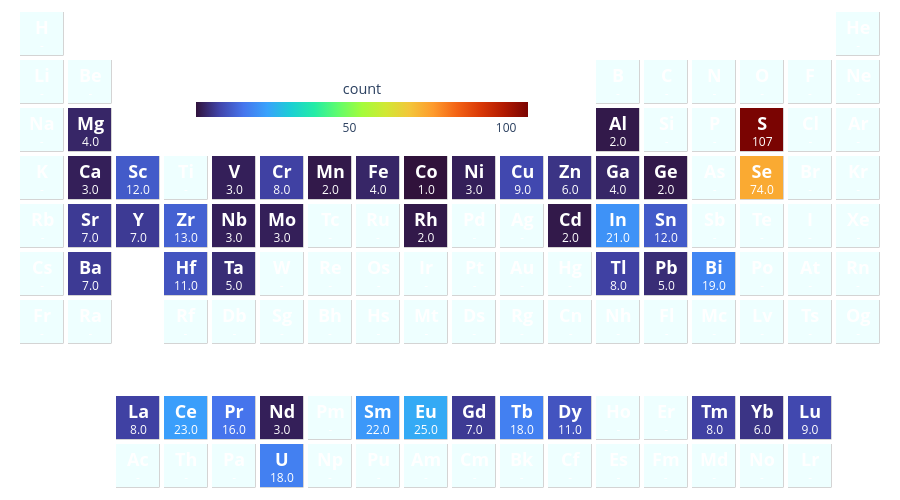

Notebook code cell kept with this figure:
### Markdown cell above
d. Elemental distribution of the predicted perovskite phases with a $\tau* < 0.496$

### Code cell
from chalcogenide_perovskite_screening.config import PROCESSED_DATA_DIR
from chalcogenide_perovskite_screening.plots import graph_periodic_table

df_candidates = pd.read_csv(PROCESSED_DATA_DIR / "stable_compositions.csv")

df_candidates.rename(columns={'Unnamed: 0': 'material'}, inplace=True)

graph_periodic_table(df_candidates.material.tolist())

### Figure 1 — Plotly figure (JSON) as saved in the notebook; plotly's stock layout.template omitted (floating-point values rounded to 4 significant figures; data arrays with more than 128 entries replaced by an {"elided": "..."} marker saying what was removed)
{"data": [{"colorbar": {"len": 0.4, "lenmode": "fraction", "orientation": "h", "thickness": 15, "tickformat": ".1~s", "title": {"font": {"size": 14.4}, "side": "top", "text": "count"}, "x": 0.4, "y": 0.72}, "colorscale": [[0.0, "darkgray"], [1.0, "darkgray"]], "hoverinfo": "none", "showscale": false, "type": "heatmap", "xgap": 4.5, "ygap": 4.5, "z": {"elided": "10x18 float values"}}, {"colorbar": {"len": 0.4, "lenmode": "fraction", "orientation": "h", "thickness": 15, "tickformat": ".1~s", "title": {"font": {"size": 14.4}, "side": "top", "text": "count"}, "x": 0.4, "y": 0.72}, "colorscale": [[0.0, "#eff"], [1.0, "#eff"]], "hoverinfo": "none", "showscale": false, "type": "heatmap", "xgap": 5, "ygap": 5, "z": {"elided": "10x18 float values"}}, {"colorbar": {"len": 0.4, "lenmode": "fraction", "orientation": "h", "thickness": 15, "tickformat": ".1~s", "title": {"font": {"size": 14.4}, "side": "top", "text": "count"}, "x": 0.4, "y": 0.72}, "colorscale": [[0.0, "#30123b"], [0.07143, "#4145ab"], [0.1429, "#4675ed"], [0.2143, "#39a2fc"], [0.2857, "#1bcfd4"], [0.3571, "#24eca6"], [0.4286, "#61fc6c"], [0.5, "#a4fc3b"], [0.5714, "#d1e834"], [0.6429, "#f3c63a"], [0.7143, "#fe9b2d"], [0.7857, "#f36315"], [0.8571, "#d93806"], [0.9286, "#b11901"], [1.0, "#7a0402"]], "hoverinfo": "text", "reversescale": false, "showscale": true, "text": {"elided": "10x18 str values"}, "type": "heatmap", "xgap": 5, "ygap": 5, "z": {"elided": "10x18 float values"}, "zauto": false, "zmax": 107.0, "zmin": 1.0}], "layout": {"annotations": [{"font": {"color": "#FFFFFF"}, "showarrow": false, "text": "", "x": 0, "xref": "x", "y": 0, "yref": "y"}, {"font": {"color": "#FFFFFF"}, "showarrow": false, "text": "", "x": 1, "xref": "x", "y": 0, "yref": "y"}, {"font": {"color": "#FFFFFF"}, "showarrow": false, "text": "<span style='font-weight: bold; font-size: 18.0;'>Ac</span><br>-", "x": 2, "xref": "x", "y": 0, "yref": "y"}, {"font": {"color": "#FFFFFF"}, "showarrow": false, "text": "<span style='font-weight: bold; font-size: 18.0;'>Th</span><br>-", "x": 3, "xref": "x", "y": 0, "yref": "y"}, {"font": {"color": "#FFFFFF"}, "showarrow": false, "text": "<span style='font-weight: bold; font-size: 18.0;'>Pa</span><br>-", "x": 4, "xref": "x", "y": 0, "yref": "y"}, {"font": {"color": "#FFFFFF"}, "showarrow": false, "text": "<span style='font-weight: bold; font-size: 18.0;'>U</span><br>18.0", "x": 5, "xref": "x", "y": 0, "yref": "y"}, {"font": {"color": "#FFFFFF"}, "showarrow": false, "text": "<span style='font-weight: bold; font-size: 18.0;'>Np</span><br>-", "x": 6, "xref": "x", "y": 0, "yref": "y"}, {"font": {"color": "#FFFFFF"}, "showarrow": false, "text": "<span style='font-weight: bold; font-size: 18.0;'>Pu</span><br>-", "x": 7, "xref": "x", "y": 0, "yref": "y"}, {"font": {"color": "#FFFFFF"}, "showarrow": false, "text": "<span style='font-weight: bold; font-size: 18.0;'>Am</span><br>-", "x": 8, "xref": "x", "y": 0, "yref": "y"}, {"font": {"color": "#FFFFFF"}, "showarrow": false, "text": "<span style='font-weight: bold; font-size: 18.0;'>Cm</span><br>-", "x": 9, "xref": "x", "y": 0, "yref": "y"}, {"font": {"color": "#FFFFFF"}, "showarrow": false, "text": "<span style='font-weight: bold; font-size: 18.0;'>Bk</span><br>-", "x": 10, "xref": "x", "y": 0, "yref": "y"}, {"font": {"color": "#FFFFFF"}, "showarrow": false, "text": "<span style='font-weight: bold; font-size: 18.0;'>Cf</span><br>-", "x": 11, "xref": "x", "y": 0, "yref": "y"}, {"font": {"color": "#FFFFFF"}, "showarrow": false, "text": "<span style='font-weight: bold; font-size: 18.0;'>Es</span><br>-", "x": 12, "xref": "x", "y": 0, "yref": "y"}, {"font": {"color": "#FFFFFF"}, "showarrow": false, "text": "<span style='font-weight: bold; font-size: 18.0;'>Fm</span><br>-", "x": 13, "xref": "x", "y": 0, "yref": "y"}, {"font": {"color": "#FFFFFF"}, "showarrow": false, "text": "<span style='font-weight: bold; font-size: 18.0;'>Md</span><br>-", "x": 14, "xref": "x", "y": 0, "yref": "y"}, {"font": {"color": "#FFFFFF"}, "showarrow": false, "text": "<span style='font-weight: bold; font-size: 18.0;'>No</span><br>-", "x": 15, "xref": "x", "y": 0, "yref": "y"}, {"font": {"color": "#FFFFFF"}, "showarrow": false, "text": "<span style='font-weight: bold; font-size: 18.0;'>Lr</span><br>-", "x": 16, "xref": "x", "y": 0, "yref": "y"}, {"font": {"color": "#FFFFFF"}, "showarrow": false, "text": "", "x": 17, "xref": "x", "y": 0, "yref": "y"}, {"font": {"color": "#FFFFFF"}, "showarrow": false, "text": "", "x": 0, "xref": "x", "y": 1, "yref": "y"}, {"font": {"color": "#FFFFFF"}, "showarrow": false, "text": "", "x": 1, "xref": "x", "y": 1, "yref": "y"}, {"font": {"color": "#FFFFFF"}, "showarrow": false, "text": "<span style='font-weight: bold; font-size: 18.0;'>La</span><br>8.0", "x": 2, "xref": "x", "y": 1, "yref": "y"}, {"font": {"color": "#FFFFFF"}, "showarrow": false, "text": "<span style='font-weight: bold; font-size: 18.0;'>Ce</span><br>23.0", "x": 3, "xref": "x", "y": 1, "yref": "y"}, {"font": {"color": "#FFFFFF"}, "showarrow": false, "text": "<span style='font-weight: bold; font-size: 18.0;'>Pr</span><br>16.0", "x": 4, "xref": "x", "y": 1, "yref": "y"}, {"font": {"color": "#FFFFFF"}, "showarrow": false, "text": "<span style='font-weight: bold; font-size: 18.0;'>Nd</span><br>3.0", "x": 5, "xref": "x", "y": 1, "yref": "y"}, {"font": {"color": "#FFFFFF"}, "showarrow": false, "text": "<span style='font-weight: bold; font-size: 18.0;'>Pm</span><br>-", "x": 6, "xref": "x", "y": 1, "yref": "y"}, {"font": {"color": "#FFFFFF"}, "showarrow": false, "text": "<span style='font-weight: bold; font-size: 18.0;'>Sm</span><br>22.0", "x": 7, "xref": "x", "y": 1, "yref": "y"}, {"font": {"color": "#FFFFFF"}, "showarrow": false, "text": "<span style='font-weight: bold; font-size: 18.0;'>Eu</span><br>25.0", "x": 8, "xref": "x", "y": 1, "yref": "y"}, {"font": {"color": "#FFFFFF"}, "showarrow": false, "text": "<span style='font-weight: bold; font-size: 18.0;'>Gd</span><br>7.0", "x": 9, "xref": "x", "y": 1, "yref": "y"}, {"font": {"color": "#FFFFFF"}, "showarrow": false, "text": "<span style='font-weight: bold; font-size: 18.0;'>Tb</span><br>18.0", "x": 10, "xref": "x", "y": 1, "yref": "y"}, {"font": {"color": "#FFFFFF"}, "showarrow": false, "text": "<span style='font-weight: bold; font-size: 18.0;'>Dy</span><br>11.0", "x": 11, "xref": "x", "y": 1, "yref": "y"}, {"font": {"color": "#FFFFFF"}, "showarrow": false, "text": "<span style='font-weight: bold; font-size: 18.0;'>Ho</span><br>-", "x": 12, "xref": "x", "y": 1, "yref": "y"}, {"font": {"color": "#FFFFFF"}, "showarrow": false, "text": "<span style='font-weight: bold; font-size: 18.0;'>Er</span><br>-", "x": 13, "xref": "x", "y": 1, "yref": "y"}, {"font": {"color": "#FFFFFF"}, "showarrow": false, "text": "<span style='font-weight: bold; font-size: 18.0;'>Tm</span><br>8.0", "x": 14, "xref": "x", "y": 1, "yref": "y"}, {"font": {"color": "#FFFFFF"}, "showarrow": false, "text": "<span style='font-weight: bold; font-size: 18.0;'>Yb</span><br>6.0", "x": 15, "xref": "x", "y": 1, "yref": "y"}, {"font": {"color": "#FFFFFF"}, "showarrow": false, "text": "<span style='font-weight: bold; font-size: 18.0;'>Lu</span><br>9.0", "x": 16, "xref": "x", "y": 1, "yref": "y"}, {"font": {"color": "#FFFFFF"}, "showarrow": false, "text": "", "x": 17, "xref": "x", "y": 1, "yref": "y"}, {"font": {"color": "#FFFFFF"}, "showarrow": false, "text": "", "x": 0, "xref": "x", "y": 2, "yref": "y"}, {"font": {"color": "#FFFFFF"}, "showarrow": false, "text": "", "x": 1, "xref": "x", "y": 2, "yref": "y"}, {"font": {"color": "#FFFFFF"}, "showarrow": false, "text": "", "x": 2, "xref": "x", "y": 2, "yref": "y"}, {"font": {"color": "#FFFFFF"}, "showarrow": false, "text": "", "x": 3, "xref": "x", "y": 2, "yref": "y"}, {"font": {"color": "#FFFFFF"}, "showarrow": false, "text": "", "x": 4, "xref": "x", "y": 2, "yref": "y"}, {"font": {"color": "#FFFFFF"}, "showarrow": false, "text": "", "x": 5, "xref": "x", "y": 2, "yref": "y"}, {"font": {"color": "#FFFFFF"}, "showarrow": false, "text": "", "x": 6, "xref": "x", "y": 2, "yref": "y"}, {"font": {"color": "#FFFFFF"}, "showarrow": false, "text": "", "x": 7, "xref": "x", "y": 2, "yref": "y"}, {"font": {"color": "#FFFFFF"}, "showarrow": false, "text": "", "x": 8, "xref": "x", "y": 2, "yref": "y"}, {"font": {"color": "#FFFFFF"}, "showarrow": false, "text": "", "x": 9, "xref": "x", "y": 2, "yref": "y"}, {"font": {"color": "#FFFFFF"}, "showarrow": false, "text": "", "x": 10, "xref": "x", "y": 2, "yref": "y"}, {"font": {"color": "#FFFFFF"}, "showarrow": false, "text": "", "x": 11, "xref": "x", "y": 2, "yref": "y"}, {"font": {"color": "#FFFFFF"}, "showarrow": false, "text": "", "x": 12, "xref": "x", "y": 2, "yref": "y"}, {"font": {"color": "#FFFFFF"}, "showarrow": false, "text": "", "x": 13, "xref": "x", "y": 2, "yref": "y"}, {"font": {"color": "#FFFFFF"}, "showarrow": false, "text": "", "x": 14, "xref": "x", "y": 2, "yref": "y"}, {"font": {"color": "#FFFFFF"}, "showarrow": false, "text": "", "x": 15, "xref": "x", "y": 2, "yref": "y"}, {"font": {"color": "#FFFFFF"}, "showarrow": false, "text": "", "x": 16, "xref": "x", "y": 2, "yref": "y"}, {"font": {"color": "#FFFFFF"}, "showarrow": false, "text": "", "x": 17, "xref": "x", "y": 2, "yref": "y"}, {"font": {"color": "#FFFFFF"}, "showarrow": false, "text": "<span style='font-weight: bold; font-size: 18.0;'>Fr</span><br>-", "x": 0, "xref": "x", "y": 3, "yref": "y"}, {"font": {"color": "#FFFFFF"}, "showarrow": false, "text": "<span style='font-weight: bold; font-size: 18.0;'>Ra</span><br>-", "x": 1, "xref": "x", "y": 3, "yref": "y"}, {"font": {"color": "#FFFFFF"}, "showarrow": false, "text": "", "x": 2, "xref": "x", "y": 3, "yref": "y"}, {"font": {"color": "#FFFFFF"}, "showarrow": false, "text": "<span style='font-weight: bold; font-size: 18.0;'>Rf</span><br>-", "x": 3, "xref": "x", "y": 3, "yref": "y"}, {"font": {"color": "#FFFFFF"}, "showarrow": false, "text": "<span style='font-weight: bold; font-size: 18.0;'>Db</span><br>-", "x": 4, "xref": "x", "y": 3, "yref": "y"}, {"font": {"color": "#FFFFFF"}, "showarrow": false, "text": "<span style='font-weight: bold; font-size: 18.0;'>Sg</span><br>-", "x": 5, "xref": "x", "y": 3, "yref": "y"}, {"font": {"color": "#FFFFFF"}, "showarrow": false, "text": "<span style='font-weight: bold; font-size: 18.0;'>Bh</span><br>-", "x": 6, "xref": "x", "y": 3, "yref": "y"}, {"font": {"color": "#FFFFFF"}, "showarrow": false, "text": "<span style='font-weight: bold; font-size: 18.0;'>Hs</span><br>-", "x": 7, "xref": "x", "y": 3, "yref": "y"}, {"font": {"color": "#FFFFFF"}, "showarrow": false, "text": "<span style='font-weight: bold; font-size: 18.0;'>Mt</span><br>-", "x": 8, "xref": "x", "y": 3, "yref": "y"}, {"font": {"color": "#FFFFFF"}, "showarrow": false, "text": "<span style='font-weight: bold; font-size: 18.0;'>Ds</span><br>-", "x": 9, "xref": "x", "y": 3, "yref": "y"}, {"font": {"color": "#FFFFFF"}, "showarrow": false, "text": "<span style='font-weight: bold; font-size: 18.0;'>Rg</span><br>-", "x": 10, "xref": "x", "y": 3, "yref": "y"}, {"font": {"color": "#FFFFFF"}, "showarrow": false, "text": "<span style='font-weight: bold; font-size: 18.0;'>Cn</span><br>-", "x": 11, "xref": "x", "y": 3, "yref": "y"}, {"font": {"color": "#FFFFFF"}, "showarrow": false, "text": "<span style='font-weight: bold; font-size: 18.0;'>Nh</span><br>-", "x": 12, "xref": "x", "y": 3, "yref": "y"}, {"font": {"color": "#FFFFFF"}, "showarrow": false, "text": "<span style='font-weight: bold; font-size: 18.0;'>Fl</span><br>-", "x": 13, "xref": "x", "y": 3, "yref": "y"}, {"font": {"color": "#FFFFFF"}, "showarrow": false, "text": "<span style='font-weight: bold; font-size: 18.0;'>Mc</span><br>-", "x": 14, "xref": "x", "y": 3, "yref": "y"}, {"font": {"color": "#FFFFFF"}, "showarrow": false, "text": "<span style='font-weight: bold; font-size: 18.0;'>Lv</span><br>-", "x": 15, "xref": "x", "y": 3, "yref": "y"}, {"font": {"color": "#FFFFFF"}, "showarrow": false, "text": "<span style='font-weight: bold; font-size: 18.0;'>Ts</span><br>-", "x": 16, "xref": "x", "y": 3, "yref": "y"}, {"font": {"color": "#FFFFFF"}, "showarrow": false, "text": "<span style='font-weight: bold; font-size: 18.0;'>Og</span><br>-", "x": 17, "xref": "x", "y": 3, "yref": "y"}, {"font": {"color": "#FFFFFF"}, "showarrow": false, "text": "<span style='font-weight: bold; font-size: 18.0;'>Cs</span><br>-", "x": 0, "xref": "x", "y": 4, "yref": "y"}, {"font": {"color": "#FFFFFF"}, "showarrow": false, "text": "<span style='font-weight: bold; font-size: 18.0;'>Ba</span><br>7.0", "x": 1, "xref": "x", "y": 4, "yref": "y"}, {"font": {"color": "#FFFFFF"}, "showarrow": false, "text": "", "x": 2, "xref": "x", "y": 4, "yref": "y"}, {"font": {"color": "#FFFFFF"}, "showarrow": false, "text": "<span style='font-weight: bold; font-size: 18.0;'>Hf</span><br>11.0", "x": 3, "xref": "x", "y": 4, "yref": "y"}, {"font": {"color": "#FFFFFF"}, "showarrow": false, "text": "<span style='font-weight: bold; font-size: 18.0;'>Ta</span><br>5.0", "x": 4, "xref": "x", "y": 4, "yref": "y"}, {"font": {"color": "#FFFFFF"}, "showarrow": false, "text": "<span style='font-weight: bold; font-size: 18.0;'>W</span><br>-", "x": 5, "xref": "x", "y": 4, "yref": "y"}, {"font": {"color": "#FFFFFF"}, "showarrow": false, "text": "<span style='font-weight: bold; font-size: 18.0;'>Re</span><br>-", "x": 6, "xref": "x", "y": 4, "yref": "y"}, {"font": {"color": "#FFFFFF"}, "showarrow": false, "text": "<span style='font-weight: bold; font-size: 18.0;'>Os</span><br>-", "x": 7, "xref": "x", "y": 4, "yref": "y"}, {"font": {"color": "#FFFFFF"}, "showarrow": false, "text": "<span style='font-weight: bold; font-size: 18.0;'>Ir</span><br>-", "x": 8, "xref": "x", "y": 4, "yref": "y"}, {"font": {"color": "#FFFFFF"}, "showarrow": false, "text": "<span style='font-weight: bold; font-size: 18.0;'>Pt</span><br>-", "x": 9, "xref": "x", "y": 4, "yref": "y"}, {"font": {"color": "#FFFFFF"}, "showarrow": false, "text": "<span style='font-weight: bold; font-size: 18.0;'>Au</span><br>-", "x": 10, "xref": "x", "y": 4, "yref": "y"}, {"font": {"color": "#FFFFFF"}, "showarrow": false, "text": "<span style='font-weight: bold; font-size: 18.0;'>Hg</span><br>-", "x": 11, "xref": "x", "y": 4, "yref": "y"}, {"font": {"color": "#FFFFFF"}, "showarrow": false, "text": "<span style='font-weight: bold; font-size: 18.0;'>Tl</span><br>8.0", "x": 12, "xref": "x", "y": 4, "yref": "y"}, {"font": {"color": "#FFFFFF"}, "showarrow": false, "text": "<span style='font-weight: bold; font-size: 18.0;'>Pb</span><br>5.0", "x": 13, "xref": "x", "y": 4, "yref": "y"}, {"font": {"color": "#FFFFFF"}, "showarrow": false, "text": "<span style='font-weight: bold; font-size: 18.0;'>Bi</span><br>19.0", "x": 14, "xref": "x", "y": 4, "yref": "y"}, {"font": {"color": "#FFFFFF"}, "showarrow": false, "text": "<span style='font-weight: bold; font-size: 18.0;'>Po</span><br>-", "x": 15, "xref": "x", "y": 4, "yref": "y"}, {"font": {"color": "#FFFFFF"}, "showarrow": false, "text": "<span style='font-weight: bold; font-size: 18.0;'>At</span><br>-", "x": 16, "xref": "x", "y": 4, "yref": "y"}, {"font": {"color": "#FFFFFF"}, "showarrow": false, "text": "<span style='font-weight: bold; font-size: 18.0;'>Rn</span><br>-", "x": 17, "xref": "x", "y": 4, "yref": "y"}, {"font": {"color": "#FFFFFF"}, "showarrow": false, "text": "<span style='font-weight: bold; font-size: 18.0;'>Rb</span><br>-", "x": 0, "xref": "x", "y": 5, "yref": "y"}, {"font": {"color": "#FFFFFF"}, "showarrow": false, "text": "<span style='font-weight: bold; font-size: 18.0;'>Sr</span><br>7.0", "x": 1, "xref": "x", "y": 5, "yref": "y"}, {"font": {"color": "#FFFFFF"}, "showarrow": false, "text": "<span style='font-weight: bold; font-size: 18.0;'>Y</span><br>7.0", "x": 2, "xref": "x", "y": 5, "yref": "y"}, {"font": {"color": "#FFFFFF"}, "showarrow": false, "text": "<span style='font-weight: bold; font-size: 18.0;'>Zr</span><br>13.0", "x": 3, "xref": "x", "y": 5, "yref": "y"}, {"font": {"color": "#FFFFFF"}, "showarrow": false, "text": "<span style='font-weight: bold; font-size: 18.0;'>Nb</span><br>3.0", "x": 4, "xref": "x", "y": 5, "yref": "y"}, {"font": {"color": "#FFFFFF"}, "showarrow": false, "text": "<span style='font-weight: bold; font-size: 18.0;'>Mo</span><br>3.0", "x": 5, "xref": "x", "y": 5, "yref": "y"}, {"font": {"color": "#FFFFFF"}, "showarrow": false, "text": "<span style='font-weight: bold; font-size: 18.0;'>Tc</span><br>-", "x": 6, "xref": "x", "y": 5, "yref": "y"}, {"font": {"color": "#FFFFFF"}, "showarrow": false, "text": "<span style='font-weight: bold; font-size: 18.0;'>Ru</span><br>-", "x": 7, "xref": "x", "y": 5, "yref": "y"}, {"font": {"color": "#FFFFFF"}, "showarrow": false, "text": "<span style='font-weight: bold; font-size: 18.0;'>Rh</span><br>2.0", "x": 8, "xref": "x", "y": 5, "yref": "y"}, {"font": {"color": "#FFFFFF"}, "showarrow": false, "text": "<span style='font-weight: bold; font-size: 18.0;'>Pd</span><br>-", "x": 9, "xref": "x", "y": 5, "yref": "y"}, {"font": {"color": "#FFFFFF"}, "showarrow": false, "text": "<span style='font-weight: bold; font-size: 18.0;'>Ag</span><br>-", "x": 10, "xref": "x", "y": 5, "yref": "y"}, {"font": {"color": "#FFFFFF"}, "showarrow": false, "text": "<span style='font-weight: bold; font-size: 18.0;'>Cd</span><br>2.0", "x": 11, "xref": "x", "y": 5, "yref": "y"}, {"font": {"color": "#FFFFFF"}, "showarrow": false, "text": "<span style='font-weight: bold; font-size: 18.0;'>In</span><br>21.0", "x": 12, "xref": "x", "y": 5, "yref": "y"}, {"font": {"color": "#FFFFFF"}, "showarrow": false, "text": "<span style='font-weight: bold; font-size: 18.0;'>Sn</span><br>12.0", "x": 13, "xref": "x", "y": 5, "yref": "y"}, {"font": {"color": "#FFFFFF"}, "showarrow": false, "text": "<span style='font-weight: bold; font-size: 18.0;'>Sb</span><br>-", "x": 14, "xref": "x", "y": 5, "yref": "y"}, {"font": {"color": "#FFFFFF"}, "showarrow": false, "text": "<span style='font-weight: bold; font-size: 18.0;'>Te</span><br>-", "x": 15, "xref": "x", "y": 5, "yref": "y"}, {"font": {"color": "#FFFFFF"}, "showarrow": false, "text": "<span style='font-weight: bold; font-size: 18.0;'>I</span><br>-", "x": 16, "xref": "x", "y": 5, "yref": "y"}, {"font": {"color": "#FFFFFF"}, "showarrow": false, "text": "<span style='font-weight: bold; font-size: 18.0;'>Xe</span><br>-", "x": 17, "xref": "x", "y": 5, "yref": "y"}, {"font": {"color": "#FFFFFF"}, "showarrow": false, "text": "<span style='font-weight: bold; font-size: 18.0;'>K</span><br>-", "x": 0, "xref": "x", "y": 6, "yref": "y"}, {"font": {"color": "#FFFFFF"}, "showarrow": false, "text": "<span style='font-weight: bold; font-size: 18.0;'>Ca</span><br>3.0", "x": 1, "xref": "x", "y": 6, "yref": "y"}, {"font": {"color": "#FFFFFF"}, "showarrow": false, "text": "<span style='font-weight: bold; font-size: 18.0;'>Sc</span><br>12.0", "x": 2, "xref": "x", "y": 6, "yref": "y"}, {"font": {"color": "#FFFFFF"}, "showarrow": false, "text": "<span style='font-weight: bold; font-size: 18.0;'>Ti</span><br>-", "x": 3, "xref": "x", "y": 6, "yref": "y"}, {"font": {"color": "#FFFFFF"}, "showarrow": false, "text": "<span style='font-weight: bold; font-size: 18.0;'>V</span><br>3.0", "x": 4, "xref": "x", "y": 6, "yref": "y"}, {"font": {"color": "#FFFFFF"}, "showarrow": false, "text": "<span style='font-weight: bold; font-size: 18.0;'>Cr</span><br>8.0", "x": 5, "xref": "x", "y": 6, "yref": "y"}, {"font": {"color": "#FFFFFF"}, "showarrow": false, "text": "<span style='font-weight: bold; font-size: 18.0;'>Mn</span><br>2.0", "x": 6, "xref": "x", "y": 6, "yref": "y"}, {"font": {"color": "#FFFFFF"}, "showarrow": false, "text": "<span style='font-weight: bold; font-size: 18.0;'>Fe</span><br>4.0", "x": 7, "xref": "x", "y": 6, "yref": "y"}, {"font": {"color": "#FFFFFF"}, "showarrow": false, "text": "<span style='font-weight: bold; font-size: 18.0;'>Co</span><br>1.0", "x": 8, "xref": "x", "y": 6, "yref": "y"}, {"font": {"color": "#FFFFFF"}, "showarrow": false, "text": "<span style='font-weight: bold; font-size: 18.0;'>Ni</span><br>3.0", "x": 9, "xref": "x", "y": 6, "yref": "y"}, {"font": {"color": "#FFFFFF"}, "showarrow": false, "text": "<span style='font-weight: bold; font-size: 18.0;'>Cu</span><br>9.0", "x": 10, "xref": "x", "y": 6, "yref": "y"}, {"font": {"color": "#FFFFFF"}, "showarrow": false, "text": "<span style='font-weight: bold; font-size: 18.0;'>Zn</span><br>6.0", "x": 11, "xref": "x", "y": 6, "yref": "y"}, {"font": {"color": "#FFFFFF"}, "showarrow": false, "text": "<span style='font-weight: bold; font-size: 18.0;'>Ga</span><br>4.0", "x": 12, "xref": "x", "y": 6, "yref": "y"}, {"font": {"color": "#FFFFFF"}, "showarrow": false, "text": "<span style='font-weight: bold; font-size: 18.0;'>Ge</span><br>2.0", "x": 13, "xref": "x", "y": 6, "yref": "y"}, {"font": {"color": "#FFFFFF"}, "showarrow": false, "text": "<span style='font-weight: bold; font-size: 18.0;'>As</span><br>-", "x": 14, "xref": "x", "y": 6, "yref": "y"}, {"font": {"color": "#FFFFFF"}, "showarrow": false, "text": "<span style='font-weight: bold; font-size: 18.0;'>Se</span><br>74.0", "x": 15, "xref": "x", "y": 6, "yref": "y"}, {"font": {"color": "#FFFFFF"}, "showarrow": false, "text": "<span style='font-weight: bold; font-size: 18.0;'>Br</span><br>-", "x": 16, "xref": "x", "y": 6, "yref": "y"}, {"font": {"color": "#FFFFFF"}, "showarrow": false, "text": "<span style='font-weight: bold; font-size: 18.0;'>Kr</span><br>-", "x": 17, "xref": "x", "y": 6, "yref": "y"}, {"font": {"color": "#FFFFFF"}, "showarrow": false, "text": "<span style='font-weight: bold; font-size: 18.0;'>Na</span><br>-", "x": 0, "xref": "x", "y": 7, "yref": "y"}, {"font": {"color": "#FFFFFF"}, "showarrow": false, "text": "<span style='font-weight: bold; font-size: 18.0;'>Mg</span><br>4.0", "x": 1, "xref": "x", "y": 7, "yref": "y"}, {"font": {"color": "#FFFFFF"}, "showarrow": false, "text": "", "x": 2, "xref": "x", "y": 7, "yref": "y"}, {"font": {"color": "#FFFFFF"}, "showarrow": false, "text": "", "x": 3, "xref": "x", "y": 7, "yref": "y"}, {"font": {"color": "#FFFFFF"}, "showarrow": false, "text": "", "x": 4, "xref": "x", "y": 7, "yref": "y"}, {"font": {"color": "#FFFFFF"}, "showarrow": false, "text": "", "x": 5, "xref": "x", "y": 7, "yref": "y"}, {"font": {"color": "#FFFFFF"}, "showarrow": false, "text": "", "x": 6, "xref": "x", "y": 7, "yref": "y"}, {"font": {"color": "#FFFFFF"}, "showarrow": false, "text": "", "x": 7, "xref": "x", "y": 7, "yref": "y"}, {"font": {"color": "#FFFFFF"}, "showarrow": false, "text": "", "x": 8, "xref": "x", "y": 7, "yref": "y"}, {"font": {"color": "#FFFFFF"}, "showarrow": false, "text": "", "x": 9, "xref": "x", "y": 7, "yref": "y"}, {"font": {"color": "#FFFFFF"}, "showarrow": false, "text": "", "x": 10, "xref": "x", "y": 7, "yref": "y"}, {"font": {"color": "#FFFFFF"}, "showarrow": false, "text": "", "x": 11, "xref": "x", "y": 7, "yref": "y"}, {"font": {"color": "#FFFFFF"}, "showarrow": false, "text": "<span style='font-weight: bold; font-size: 18.0;'>Al</span><br>2.0", "x": 12, "xref": "x", "y": 7, "yref": "y"}, {"font": {"color": "#FFFFFF"}, "showarrow": false, "text": "<span style='font-weight: bold; font-size: 18.0;'>Si</span><br>-", "x": 13, "xref": "x", "y": 7, "yref": "y"}, {"font": {"color": "#FFFFFF"}, "showarrow": false, "text": "<span style='font-weight: bold; font-size: 18.0;'>P</span><br>-", "x": 14, "xref": "x", "y": 7, "yref": "y"}, {"font": {"color": "#FFFFFF"}, "showarrow": false, "text": "<span style='font-weight: bold; font-size: 18.0;'>S</span><br>107", "x": 15, "xref": "x", "y": 7, "yref": "y"}, {"font": {"color": "#FFFFFF"}, "showarrow": false, "text": "<span style='font-weight: bold; font-size: 18.0;'>Cl</span><br>-", "x": 16, "xref": "x", "y": 7, "yref": "y"}, {"font": {"color": "#FFFFFF"}, "showarrow": false, "text": "<span style='font-weight: bold; font-size: 18.0;'>Ar</span><br>-", "x": 17, "xref": "x", "y": 7, "yref": "y"}, {"font": {"color": "#FFFFFF"}, "showarrow": false, "text": "<span style='font-weight: bold; font-size: 18.0;'>Li</span><br>-", "x": 0, "xref": "x", "y": 8, "yref": "y"}, {"font": {"color": "#FFFFFF"}, "showarrow": false, "text": "<span style='font-weight: bold; font-size: 18.0;'>Be</span><br>-", "x": 1, "xref": "x", "y": 8, "yref": "y"}, {"font": {"color": "#FFFFFF"}, "showarrow": false, "text": "", "x": 2, "xref": "x", "y": 8, "yref": "y"}, {"font": {"color": "#FFFFFF"}, "showarrow": false, "text": "", "x": 3, "xref": "x", "y": 8, "yref": "y"}, {"font": {"color": "#FFFFFF"}, "showarrow": false, "text": "", "x": 4, "xref": "x", "y": 8, "yref": "y"}, {"font": {"color": "#FFFFFF"}, "showarrow": false, "text": "", "x": 5, "xref": "x", "y": 8, "yref": "y"}, {"font": {"color": "#FFFFFF"}, "showarrow": false, "text": "", "x": 6, "xref": "x", "y": 8, "yref": "y"}, {"font": {"color": "#FFFFFF"}, "showarrow": false, "text": "", "x": 7, "xref": "x", "y": 8, "yref": "y"}, {"font": {"color": "#FFFFFF"}, "showarrow": false, "text": "", "x": 8, "xref": "x", "y": 8, "yref": "y"}, {"font": {"color": "#FFFFFF"}, "showarrow": false, "text": "", "x": 9, "xref": "x", "y": 8, "yref": "y"}, {"font": {"color": "#FFFFFF"}, "showarrow": false, "text": "", "x": 10, "xref": "x", "y": 8, "yref": "y"}, {"font": {"color": "#FFFFFF"}, "showarrow": false, "text": "", "x": 11, "xref": "x", "y": 8, "yref": "y"}, {"font": {"color": "#FFFFFF"}, "showarrow": false, "text": "<span style='font-weight: bold; font-size: 18.0;'>B</span><br>-", "x": 12, "xref": "x", "y": 8, "yref": "y"}, {"font": {"color": "#FFFFFF"}, "showarrow": false, "text": "<span style='font-weight: bold; font-size: 18.0;'>C</span><br>-", "x": 13, "xref": "x", "y": 8, "yref": "y"}, {"font": {"color": "#FFFFFF"}, "showarrow": false, "text": "<span style='font-weight: bold; font-size: 18.0;'>N</span><br>-", "x": 14, "xref": "x", "y": 8, "yref": "y"}, {"font": {"color": "#FFFFFF"}, "showarrow": false, "text": "<span style='font-weight: bold; font-size: 18.0;'>O</span><br>-", "x": 15, "xref": "x", "y": 8, "yref": "y"}, {"font": {"color": "#FFFFFF"}, "showarrow": false, "text": "<span style='font-weight: bold; font-size: 18.0;'>F</span><br>-", "x": 16, "xref": "x", "y": 8, "yref": "y"}, {"font": {"color": "#FFFFFF"}, "showarrow": false, "text": "<span style='font-weight: bold; font-size: 18.0;'>Ne</span><br>-", "x": 17, "xref": "x", "y": 8, "yref": "y"}, {"font": {"color": "#FFFFFF"}, "showarrow": false, "text": "<span style='font-weight: bold; font-size: 18.0;'>H</span><br>-", "x": 0, "xref": "x", "y": 9, "yref": "y"}, {"font": {"color": "#FFFFFF"}, "showarrow": false, "text": "", "x": 1, "xref": "x", "y": 9, "yref": "y"}, {"font": {"color": "#FFFFFF"}, "showarrow": false, "text": "", "x": 2, "xref": "x", "y": 9, "yref": "y"}, {"font": {"color": "#FFFFFF"}, "showarrow": false, "text": "", "x": 3, "xref": "x", "y": 9, "yref": "y"}, {"font": {"color": "#FFFFFF"}, "showarrow": false, "text": "", "x": 4, "xref": "x", "y": 9, "yref": "y"}, {"font": {"color": "#FFFFFF"}, "showarrow": false, "text": "", "x": 5, "xref": "x", "y": 9, "yref": "y"}, {"font": {"color": "#FFFFFF"}, "showarrow": false, "text": "", "x": 6, "xref": "x", "y": 9, "yref": "y"}, {"font": {"color": "#FFFFFF"}, "showarrow": false, "text": "", "x": 7, "xref": "x", "y": 9, "yref": "y"}, {"font": {"color": "#FFFFFF"}, "showarrow": false, "text": "", "x": 8, "xref": "x", "y": 9, "yref": "y"}, {"font": {"color": "#FFFFFF"}, "showarrow": false, "text": "", "x": 9, "xref": "x", "y": 9, "yref": "y"}, {"font": {"color": "#FFFFFF"}, "showarrow": false, "text": "", "x": 10, "xref": "x", "y": 9, "yref": "y"}, {"font": {"color": "#FFFFFF"}, "showarrow": false, "text": "", "x": 11, "xref": "x", "y": 9, "yref": "y"}, {"font": {"color": "#FFFFFF"}, "showarrow": false, "text": "", "x": 12, "xref": "x", "y": 9, "yref": "y"}, {"font": {"color": "#FFFFFF"}, "showarrow": false, "text": "", "x": 13, "xref": "x", "y": 9, "yref": "y"}, {"font": {"color": "#FFFFFF"}, "showarrow": false, "text": "", "x": 14, "xref": "x", "y": 9, "yref": "y"}, {"font": {"color": "#FFFFFF"}, "showarrow": false, "text": "", "x": 15, "xref": "x", "y": 9, "yref": "y"}, {"font": {"color": "#FFFFFF"}, "showarrow": false, "text": "", "x": 16, "xref": "x", "y": 9, "yref": "y"}, {"font": {"color": "#FFFFFF"}, "showarrow": false, "text": "<span style='font-weight: bold; font-size: 18.0;'>He</span><br>-", "x": 17, "xref": "x", "y": 9, "yref": "y"}], "font": {"size": 12.0}, "height": 500.0, "margin": {"b": 10, "l": 10, "pad": 10, "r": 10, "t": 10}, "plot_bgcolor": "rgba(0, 0, 0, 0)", "title": {"x": 0.4, "y": 0.95}, "width": 900.0, "xaxis": {"gridcolor": "rgb(0, 0, 0)", "showgrid": false, "showticklabels": false, "side": "top", "ticks": "", "zeroline": false}, "yaxis": {"scaleanchor": "x", "showgrid": false, "showticklabels": false, "ticks": "", "ticksuffix": "  ", "zeroline": false}}}
